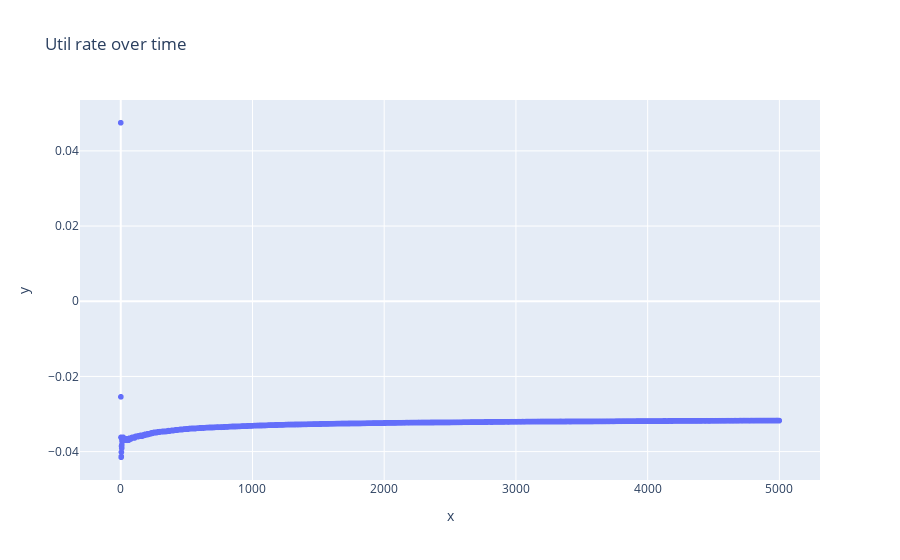

Write notebook code for a chart like this one.
### Code cell
import plotly.express as px
import numpy as np

running_avg = np.cumsum(utils) / np.arange(1, len(utils) + 1)
# drop 999 out of 1000 points
running_avg_sam = running_avg[::1000]

px.scatter(y=running_avg_sam, title='Util rate over time').show()

### Figure 1 — Plotly figure (JSON) as saved in the notebook; plotly's stock layout.template omitted (floating-point values rounded to 4 significant figures; data arrays with more than 128 entries replaced by an {"elided": "..."} marker saying what was removed)
{"data": [{"hovertemplate": "x=%{x}<br>y=%{y}<extra></extra>", "legendgroup": "", "marker": {"color": "#636efa", "symbol": "circle"}, "mode": "markers", "name": "", "showlegend": false, "type": "scattergl", "x": {"elided": "5000 int values"}, "xaxis": "x", "y": {"elided": "5000 float values"}, "yaxis": "y"}], "layout": {"legend": {"tracegroupgap": 0}, "title": {"text": "Util rate over time"}, "xaxis": {"anchor": "y", "domain": [0, 1], "title": {"text": "x"}}, "yaxis": {"anchor": "x", "domain": [0, 1], "title": {"text": "y"}}}}
